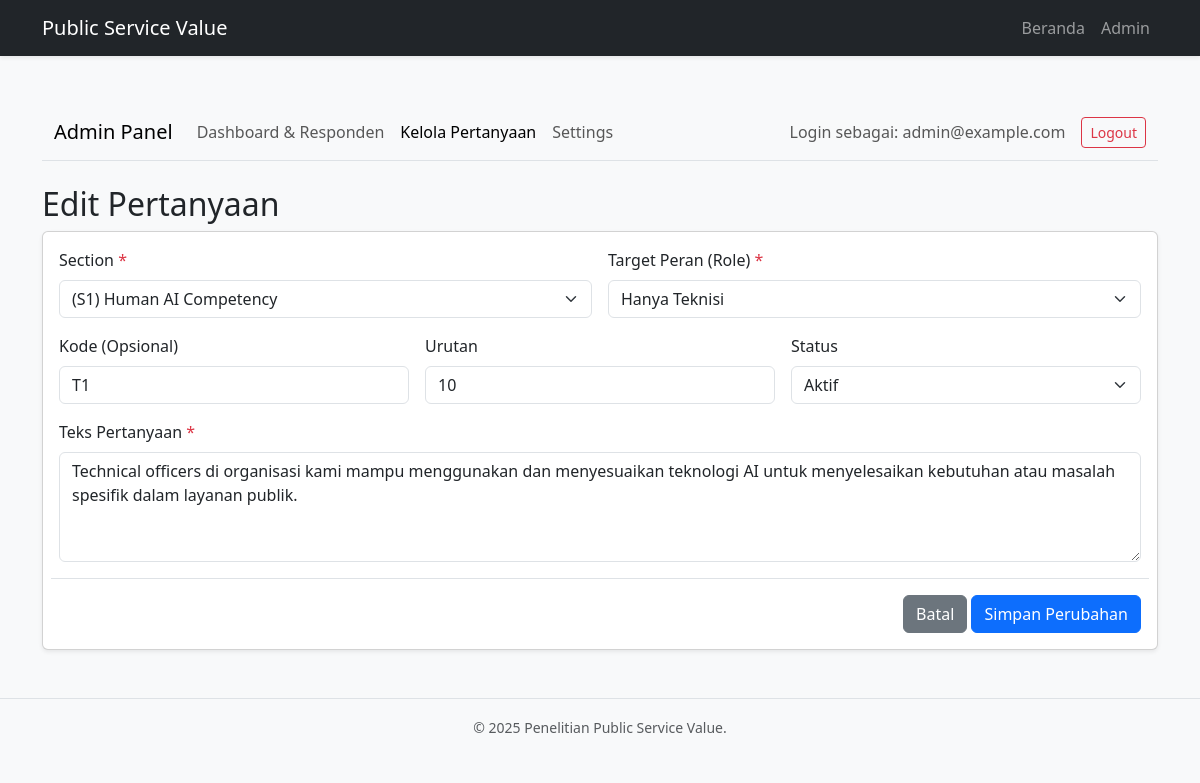
The page /admin/questions.php?action=edit&id=1 (signed in) on the database its author committed.
### tables this page shows
CREATE TABLE `questions` (
  `id` int NOT NULL,
  `section_id` tinyint NOT NULL,
  `code` varchar(20) DEFAULT NULL,
  `text` text NOT NULL,
  `sort_order` int NOT NULL DEFAULT '0',
  `target_role` enum('semua','teknisi','manajer','eksternal') NOT NULL DEFAULT 'semua',
  `is_active` tinyint(1) NOT NULL DEFAULT '1'
);

### includes/functions.php (called while the page is built, shortened)
<?php
function esc_html($data) {
    return htmlspecialchars($data ?? '', ENT_QUOTES, 'UTF-8');
}

### admin/questions.php (the view, shortened to what this page needs)
<?php
require_once __DIR__ . '/../includes/db.php';
require_once __DIR__ . '/../includes/functions.php';
$sections = $pdo->query("SELECT * FROM sections ORDER BY sort_order")->fetchAll();
$action = $_GET['action'] ?? 'list';
require_once __DIR__ . '/../includes/header.php';
$q_data = null;
if (($action === 'edit' || $action === 'delete') && isset($_GET['id'])) {
    $q_id = (int)$_GET['id'];
    $stmt_q = $pdo->prepare("SELECT * FROM questions WHERE id = ?");
    $stmt_q->execute([$q_id]);
    $q_data = $stmt_q->fetch();
}
?>
<nav class="navbar navbar-expand-lg navbar-light bg-light mb-4 border-bottom">
    <div class="container">
        <span class="navbar-brand mb-0 h1">Admin Panel</span>
        <div class="collapse navbar-collapse">
            <ul class="navbar-nav me-auto mb-2 mb-lg-0">
                <li class="nav-item">
                    <a class="nav-link" href="index.php">Dashboard & Responden</a>
                </li>
                <li class="nav-item">
                    <a class="nav-link active" href="questions.php">Kelola Pertanyaan</a>
                </li>
                <li class="nav-item">
                    <a class="nav-link" href="settings.php">Settings</a>
                </li>
                </ul>
            <span class="navbar-text me-3">
                Login sebagai: <?php echo esc_html($_SESSION['admin_email']); ?>
            </span>
            <a href="logout.php" class="btn btn-outline-danger btn-sm">Logout</a>
        </div>
    </div>
</nav>
<?php
switch ($action) {
case 'add':
case 'edit':
    $is_edit_mode = ($action === 'edit' && $q_data);
?>
    <h2><?php echo $is_edit_mode ? 'Edit Pertanyaan' : 'Tambah Pertanyaan Baru'; ?></h2>
    <div class="card shadow-sm">
        <div class="card-body">
            <form action="questions.php" method="POST">
                <div class="row g-3">
                    <div class="col-md-6">
                        <label for="section_id" class="form-label">Section <span class="text-danger">*</span></label>
                        <select name="section_id" id="section_id" class="form-select" required>
                            <?php foreach ($sections as $sec): ?>
                                <option value="<?php echo (int)$sec['id']; ?>"
                                    <?php echo ($is_edit_mode && $q_data['section_id'] == $sec['id']) ? 'selected' : ''; ?>>
                                    (<?php echo esc_html($sec['code']); ?>) <?php echo esc_html($sec['name']); ?>
                                </option>
                            <?php endforeach; ?>
                        </select>
                    </div>
                    <div class="col-md-6">
                        <label for="target_role" class="form-label">Target Peran (Role) <span class="text-danger">*</span></label>
                        <select name="target_role" id="target_role" class="form-select" required>
                            <option value="teknisi" <?php echo ($is_edit_mode && $q_data['target_role'] == 'teknisi') ? 'selected' : ''; ?>>Hanya Teknisi</option>
                        </select>
                    </div>
                    <div class="col-md-4">
                        <label for="code" class="form-label">Kode (Opsional)</label>
                        <input type="text" name="code" id="code" class="form-control"
                               value="<?php echo $is_edit_mode ? esc_html($q_data['code']) : ''; ?>"
                               placeholder="Contoh: T1, M1, ODC1, CA1">
                    </div>
                    <div class="col-md-4">
                        <label for="sort_order" class="form-label">Urutan</label>
                        <input type="number" name="sort_order" id="sort_order" class="form-control"
                               value="<?php echo $is_edit_mode ? (int)$q_data['sort_order'] : '0'; ?>">
                    </div>
                    <div class="col-md-4">
                        <label for="is_active" class="form-label">Status</label>
                        <select name="is_active" id="is_active" class="form-select">
                            <option value="1" <?php echo ($is_edit_mode && $q_data['is_active'] == 1) ? 'selected' : ''; ?>>Aktif</option>
                        </select>
                    </div>
                    <div class="col-12">
                        <label for="text" class="form-label">Teks Pertanyaan <span class="text-danger">*</span></label>
                        <textarea name="text" id="text" class="form-control" rows="4" required><?php echo $is_edit_mode ? esc_html($q_data['text']) : ''; ?></textarea>
                    </div>
                    <div class="col-12 text-end border-top pt-3">
                        <a href="questions.php" class="btn btn-secondary">Batal</a>
                        <button type="submit" class="btn btn-primary">
                            <?php echo $is_edit_mode ? 'Simpan Perubahan' : 'Simpan Pertanyaan'; ?>
                        </button>
                    </div>
                </div>
            </form>
        </div>
    </div>
<?php
    break;
?>
<?php
}
?>
<?php
require_once __DIR__ . '/../includes/footer.php';
?>

### includes/header.php (style rules this page uses)
body { background-color: #f8f9fa; }

### rows shown on the page
questions: section_id "(S1) Human AI Competency", target_role "Hanya Teknisi", code "T1", sort_order "10", is_active "Aktif", text "Technical officers di organisasi kami mampu menggunakan dan menyesuaikan teknologi AI untuk menyelesaikan kebutuhan atau masalah spesifik dalam layanan publik."

### other values the page prints
$_SESSION['admin_email'] "admin@example.com"
